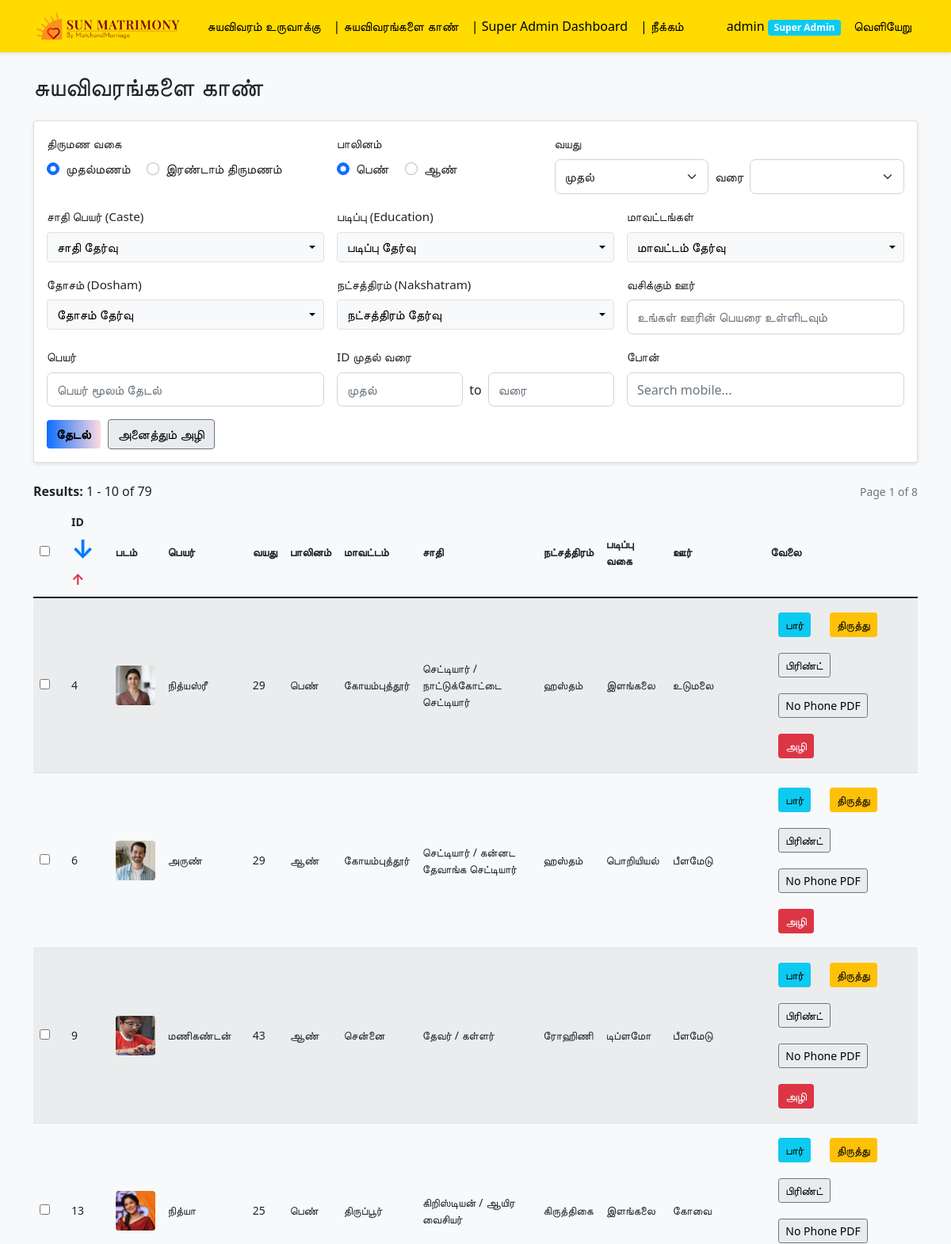
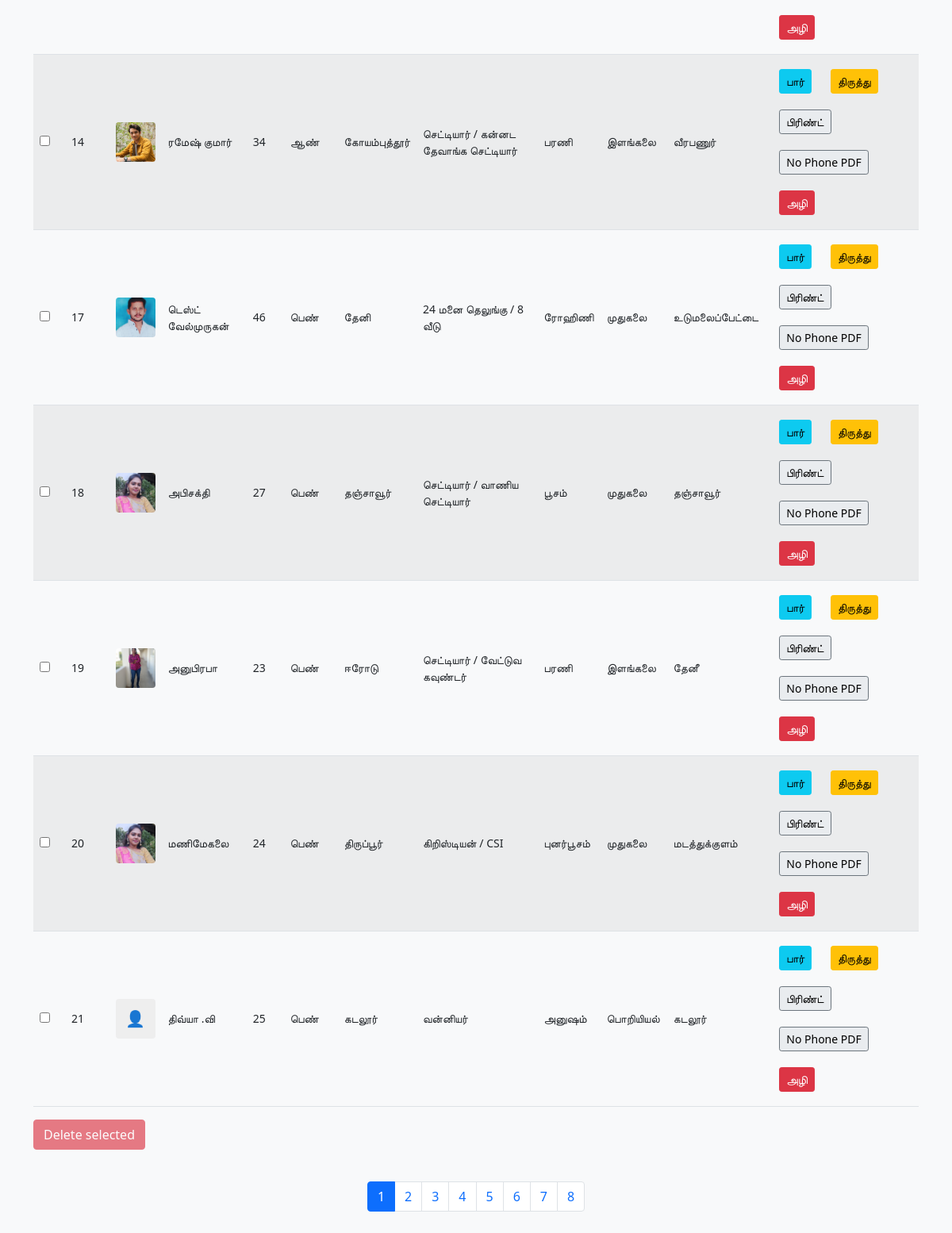
The page /profiles.php (signed in) on the database its author committed (2 pictures, top to bottom).
### tables this page shows
CREATE TABLE `profiles` (
  `id` int(11) NOT NULL,
  `name` varchar(255) NOT NULL,
  `age` int(11) NOT NULL,
  `gender` enum('Male','Female') NOT NULL,
  `district` varchar(100) NOT NULL,
  `city` varchar(100) NOT NULL,
  `birth_place` varchar(100) DEFAULT NULL,
  `caste` varchar(100) NOT NULL,
  `subcaste` varchar(100) DEFAULT NULL,
  `marriage_type` enum('First','Second') NOT NULL,
  `education_type` varchar(100) DEFAULT NULL,
  `nakshatram` varchar(100) DEFAULT NULL,
  `religion` varchar(50) DEFAULT NULL,
  `profile_photo` varchar(255) DEFAULT NULL,
  `file_upload` varchar(255) DEFAULT NULL,
  `created_at` timestamp NOT NULL DEFAULT current_timestamp(),
  `father_name` varchar(255) DEFAULT NULL,
  `mother_name` varchar(255) DEFAULT NULL,
  `birth_date` date DEFAULT NULL,
  `birth_time` varchar(10) DEFAULT NULL,
  `kulam` varchar(150) DEFAULT NULL,
  `rasi` varchar(100) DEFAULT NULL,
  `brothers_total` int(11) DEFAULT 0,
  `brothers_married` int(11) DEFAULT 0,
  `sisters_total` int(11) DEFAULT 0,
  `sisters_married` int(11) DEFAULT 0,
  `profession` varchar(150) DEFAULT NULL,
  `phone_primary` varchar(20) DEFAULT NULL,
  `phone_secondary` varchar(20) DEFAULT NULL,
  `phone_tertiary` varchar(20) DEFAULT NULL,
  `deleted_at` datetime DEFAULT NULL,
  `dosham` varchar(255) DEFAULT ''
);

### profiles.php (the view, shortened to what the rows shown need)
<?php
require_once 'auth.php';
try {
    $pdo = getDB();
} catch (PDOException $e) {
}
$where = [];
$params = [];
$show_deleted = isset($_GET['show_deleted']) && $_GET['show_deleted'] == '1';
if (!$show_deleted) {
    $where[] = 'deleted_at IS NULL';
}
$orderBy = '';
$sql = "SELECT * FROM profiles";
if (!empty($where)) {
    $sql .= " WHERE " . implode(" AND ", $where);
}
$sql .= $orderBy;
$page = isset($_GET['page']) ? (int)$_GET['page'] : 1;
$perPage = 10;
$offset = ($page - 1) * $perPage;
$sql .= " LIMIT $perPage OFFSET $offset";
$stmt = $pdo->prepare($sql);
$stmt->execute($params);
$profiles = $stmt->fetchAll();
$districtsMap = [
    'Ariyalur' => 'அரியலூர்',
    'Chennai' => 'சென்னை',
    'Coimbatore' => 'கோயம்புத்தூர்',
    'Cuddalore' => 'கடலூர்',
    'Dharmapuri' => 'தர்மபுரி',
    'Dindigul' => 'திண்டுக்கல்',
    'Erode' => 'ஈரோடு',
    'Kallakurichi' => 'கள்ளக்குறிச்சி',
    'Kanchipuram' => 'காஞ்சிபுரம்',
    'Kanyakumari' => 'கன்னியாகுமரி',
    'Karur' => 'கரூர்',
    'Krishnagiri' => 'கிருஷ்ணகிரி',
    'Madurai' => 'மதுரை',
    'Nagapattinam' => 'நாகப்பட்டினம்',
    'Namakkal' => 'நாமக்கல்',
    'Nilgiris' => 'நீலகிரி',
    'Perambalur' => 'பெரம்பலூர்',
    'Pudukkottai' => 'புதுக்கோட்டை',
    'Ramanathapuram' => 'ராமநாதபுரம்',
    'Salem' => 'சேலம்',
    'Sivaganga' => 'சிவகங்கை',
    'Thanjavur' => 'தஞ்சாவூர்',
    'Theni' => 'தேனி',
    'Thoothukudi' => 'தூத்துக்குடி',
    'Tiruchirappalli' => 'திருச்சிராப்பள்ளி',
    'Tirunelveli' => 'திருநெல்வேலி',
    'Tiruppur' => 'திருப்பூர்',
    'Tiruvallur' => 'திருவல்லூர்',
    'Tiruvannamalai' => 'திருவண்ணாமலை',
    'Tiruvarur' => 'திருவாரூர்',
    'Vellore' => 'வேலூர்',
    'Viluppuram' => 'விழுப்புரம்',
    'Virudhunagar' => 'விருதுநகர்'
];
?>
<!DOCTYPE html>
<html lang="en">
<head>
    <link href="https://cdn.jsdelivr.net/npm/bootstrap@5.1.3/dist/css/bootstrap.min.css" rel="stylesheet">
    <link href="style.css" rel="stylesheet">
</head>
<body class="bg-light">
    <div class="container mt-4">
        <div class="d-flex justify-content-between align-items-center mb-3">
            <h2>சுயவிவரங்களை காண்</h2>
        </div>
        <div class="table-responsive">
            <form method="POST" action="delete.php" id="bulkDeleteForm">
            <table class="table table-striped table-hover">
                <thead>
                    <tr>
                        <th style="width:40px;">
                            <?php if (getUserRole() !== 'support'): ?>
                                <input type="checkbox" id="selectAllProfiles" title="Select all">
                            <?php endif; ?>
                        </th>
                        <th>
                            ID
                            <a href="?sort_id=desc<?php echo !empty($_GET) ? '&' . http_build_query(array_diff_key($_GET, ['sort_id' => ''])) : ''; ?>" title="Newest first" style="text-decoration:none; vertical-align:middle;">
                                <span style="font-size:2.3em; font-weight:bold; color:#007bff;">&#8595;</span>
                            </a>
                            <a href="?sort_id=asc<?php echo !empty($_GET) ? '&' . http_build_query(array_diff_key($_GET, ['sort_id' => ''])) : ''; ?>" title="Oldest first" style="text-decoration:none; vertical-align:middle;">
                                <span style="font-size:1.3em; font-weight:bold; color:#dc3545;">&#8593;</span>
                            </a>
                        </th>
                        <th>படம்</th>
                        <th>பெயர்</th>
                        <th>வயது</th>
                        <th>பாலினம்</th>
                        <th>மாவட்டம்</th>
                        <th>சாதி</th>
                        <th>நட்சத்திரம் </th>
                        <th>படிப்பு வகை</th>
                        <th>ஊர்</th>
                        <th>வேலை</th>
                    </tr>
                </thead>
                <tbody>
                    <?php foreach($profiles as $profile): ?>
                    <tr>
                        <td>
                            <?php if (getUserRole() !== 'support'): ?>
                                <input type="checkbox" class="profileCheckbox" name="ids[]" value="<?php echo $profile['id']; ?>">
                            <?php endif; ?>
                        </td>
                        <td><?php echo htmlspecialchars($profile['id']); ?></td>
                        <td>
                            <?php if (!empty($profile['profile_photo'])): ?>
                                <img src="<?php echo htmlspecialchars($profile['profile_photo']); ?>" alt="Profile Photo" style="width: 50px; height: 50px; object-fit: cover; border-radius: 4px;">
                            <?php else: ?>
                                <div style="width: 50px; height: 50px; background: #eee; border-radius: 4px; display: flex; align-items: center; justify-content: center; font-size: 20px;">
                                    <span>👤</span>
                                </div>
                            <?php endif; ?>
                        </td>
                        <td><?php echo htmlspecialchars($profile['name']); ?></td>
                        <td><?php echo htmlspecialchars($profile['age']); ?></td>
                        <td><?php echo $profile['gender'] === 'Male' ? 'ஆண்' : 'பெண்'; ?></td>
                        <td><?php echo htmlspecialchars($districtsMap[$profile['district']] ?? $profile['district']); ?></td>
                        <td><?php echo htmlspecialchars(($profile['caste'] ?? '') . (!empty($profile['subcaste']) ? ' / ' . $profile['subcaste'] : '')); ?></td>
                        <td><?php echo htmlspecialchars($profile['nakshatram'] ?? ''); ?></td>
                        <td><?php echo htmlspecialchars($profile['education_type'] ?? ''); ?></td>
                        <td><?php echo htmlspecialchars($profile['city']); ?></td>
                        <td>
                            <a href="view.php?id=<?php echo $profile['id']; ?>" class="btn btn-sm btn-info">பார்</a>
                            <?php if (getUserRole() !== 'support'): ?>
                                <a href="edit.php?id=<?php echo $profile['id']; ?>" class="btn btn-sm btn-warning">திருத்து</a>
                                <a href="print.php?id=<?php echo $profile['id']; ?>" class="btn btn-sm btn-secondary">பிரிண்ட்</a>
                                <a href="print2.php?id=<?php echo $profile['id']; ?>" class="btn btn-sm btn-secondary">No Phone PDF</a>
                                <form method="POST" action="delete.php" class="d-inline" onsubmit="return confirm('Are you sure you want to delete this profile? This cannot be undone.');">
                                    <button type="submit" class="btn btn-sm btn-danger">அழி</button>
                                </form>
                            <?php endif; ?>
                        </td>
                    </tr>
                    <?php endforeach; ?>
                </tbody>
            </table>
                </form>
        </div>
    </div>
</body>
</html>

### rows shown on the page
profiles: id "4", profile_photo (picture), name "நித்யஸ்ரீ", age "29", gender "பெண்", district "கோயம்புத்தூர்", caste+subcaste "செட்டியார் / நாட்டுக்கோட்டை செட்டியார்", nakshatram "ஹஸ்தம்", education_type "இளங்கலை", city "உடுமலை"
profiles: id "6", profile_photo (picture), name "அருண்", age "29", gender "ஆண்", district "கோயம்புத்தூர்", caste+subcaste "செட்டியார் / கன்னட தேவாங்க செட்டியார்", nakshatram "ஹஸ்தம்", education_type "பொறியியல்", city "பீளமேடு"
profiles: id "9", profile_photo (picture), name "மணிகண்டன்", age "43", gender "ஆண்", district "சென்னை", caste+subcaste "தேவர் / கள்ளர்", nakshatram "ரோஹிணி", education_type "டிப்ளமோ", city "பீளமேடு"
profiles: id "13", profile_photo (picture), name "நித்யா", age "25", gender "பெண்", district "திருப்பூர்", caste+subcaste "கிறிஸ்டியன் / ஆயிர வைசியர்", nakshatram "கிருத்திகை", education_type "இளங்கலை", city "கோவை"
profiles: id "14", profile_photo (picture), name "ரமேஷ் குமார்", age "34", gender "ஆண்", district "கோயம்புத்தூர்", caste+subcaste "செட்டியார் / கன்னட தேவாங்க செட்டியார்", nakshatram "பரணி", education_type "இளங்கலை", city "வீரபணுர்"
profiles: id "17", profile_photo (picture), name "டெஸ்ட் வேல்முருகன்", age "46", gender "பெண்", district "தேனி", caste+subcaste "24 மனை தெலுங்கு / 8 வீடு", nakshatram "ரோஹிணி", education_type "முதுகலை", city "உடுமலைப்பேட்டை"
profiles: id "18", profile_photo (picture), name "அபிசக்தி", age "27", gender "பெண்", district "தஞ்சாவூர்", caste+subcaste "செட்டியார் / வாணிய செட்டியார்", nakshatram "பூசம்", education_type "முதுகலை", city "தஞ்சாவூர்"
profiles: id "19", profile_photo (picture), name "அனுபிரபா", age "23", gender "பெண்", district "ஈரோடு", caste+subcaste "செட்டியார் / வேட்டுவ கவுண்டர்", nakshatram "பரணி", education_type "இளங்கலை", city "தேனீ"
profiles: id "20", profile_photo (picture), name "மணிமேகலை", age "24", gender "பெண்", district "திருப்பூர்", caste+subcaste "கிறிஸ்டியன் / CSI", nakshatram "புனர்பூசம்", education_type "முதுகலை", city "மடத்துக்குளம்"
profiles: id "21", name "திவ்யா .வி", age "25", gender "பெண்", district "கடலூர்", caste "வன்னியர்", nakshatram "அனுஷம்", education_type "பொறியியல்", city "கடலூர்"

### other values the page prints
$_SESSION['username'] "admin"
$roleDisplay "Super Admin"
$startResult "1"
$endResult "10"
$totalRecords "79"
$page "1"
max(1, $totalPages) "8"
